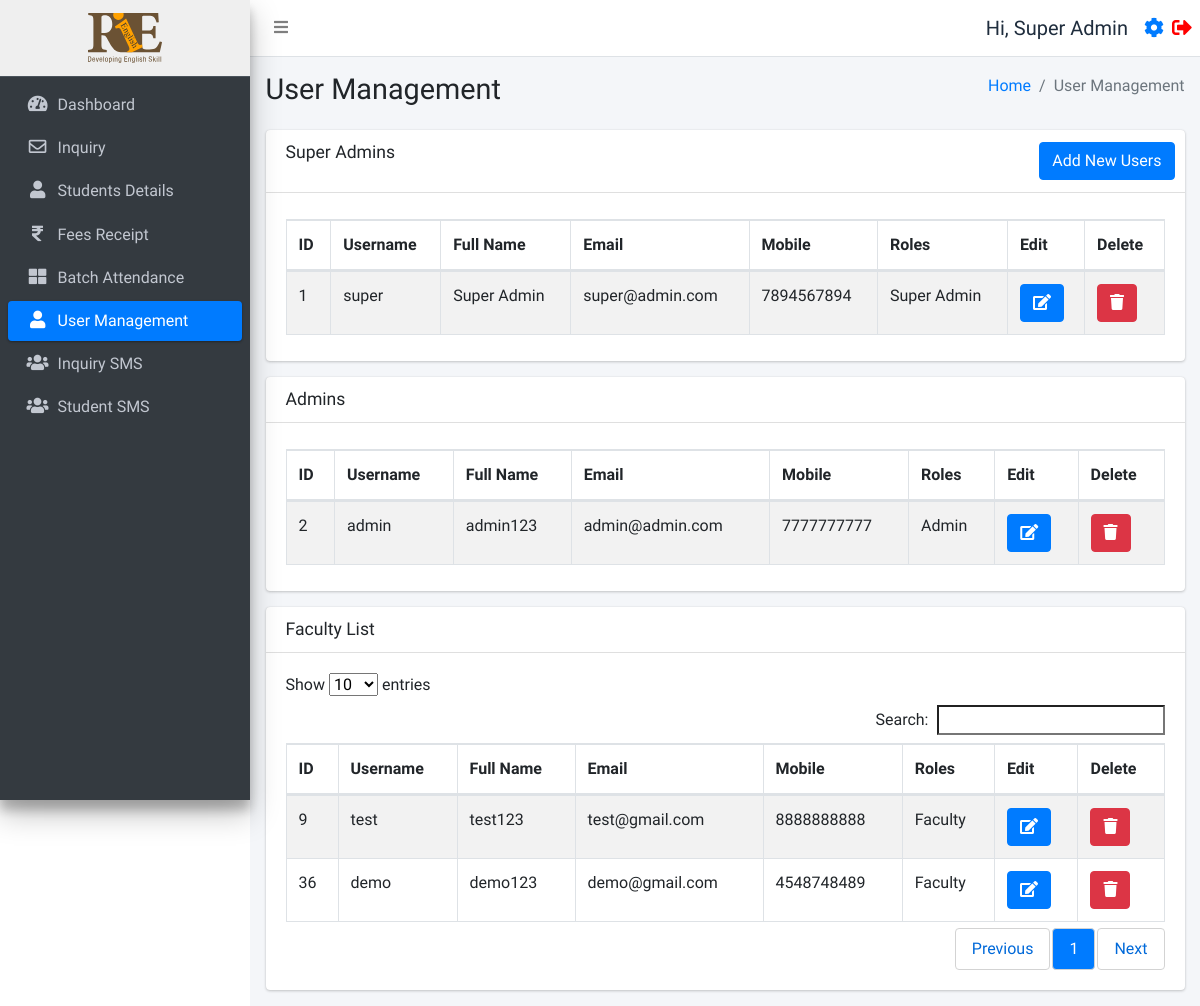
The page /user_management.php (signed in) on the database as committed earlier.
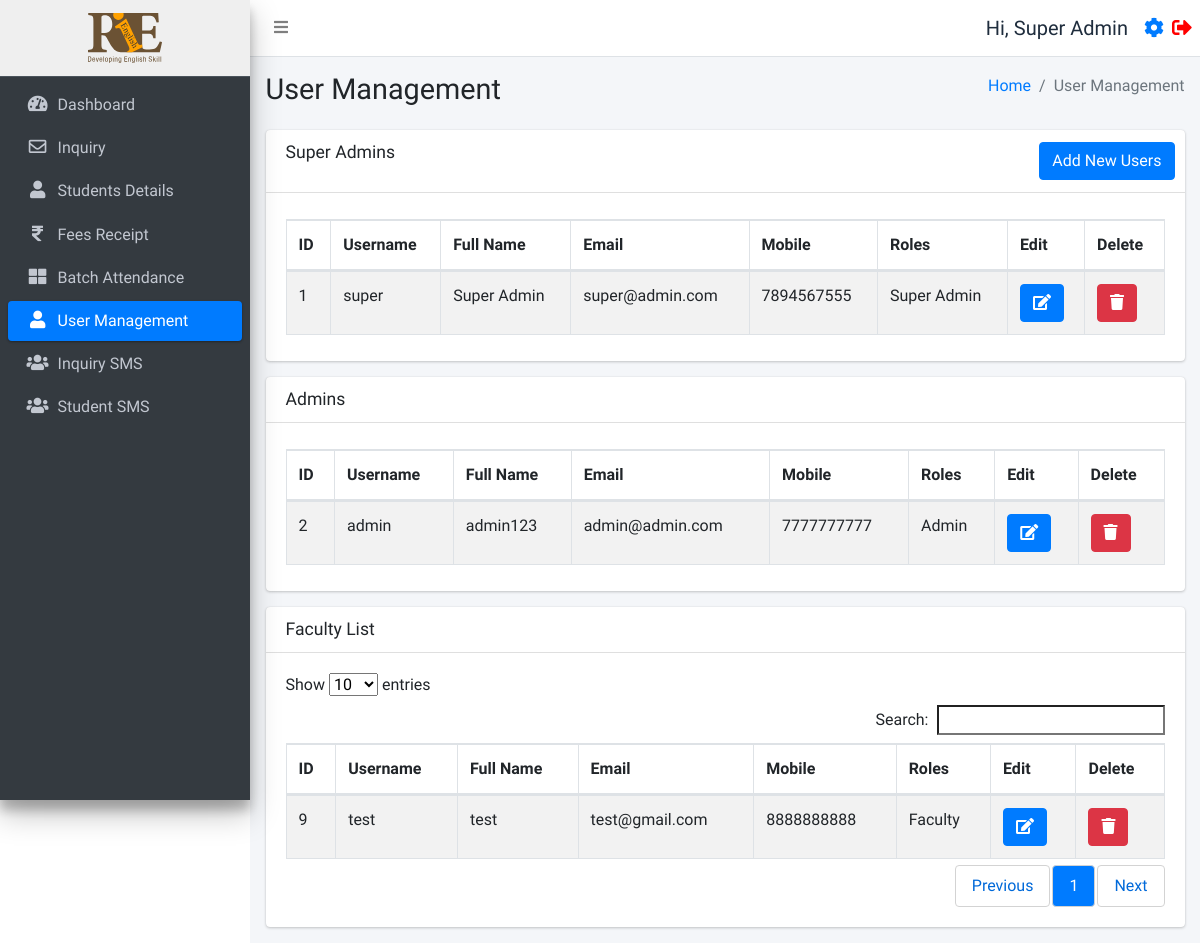
The same page on the database as committed later.
### tables this page shows
CREATE TABLE `users` (
  `id` int(11) NOT NULL,
  `username` varchar(255) NOT NULL,
  `fullname` varchar(255) NOT NULL,
  `email` varchar(255) NOT NULL,
  `mobile` varchar(15) NOT NULL,
  `password` varchar(255) NOT NULL,
  `status` int(11) NOT NULL,
  `created_at` timestamp NOT NULL DEFAULT current_timestamp()
);

### function.php (called while the page is built, shortened)
<?php
require_once('db.php');
function selectFromTable($tableName, $columns, $whereConditions) {
    global $db;
    try {
        $sql = "SELECT " . implode(', ', $columns) . " FROM $tableName";
        if (!empty($whereConditions)) {
            $sql .= " WHERE " . implode(' AND ', array_map(function ($col, $val) {
                if (is_array($val)) {
                    return "$col IN (:" . implode(", :", array_keys($val)) . ")";
                } else {
                    return "$col = :$col";
                }
            }, array_keys($whereConditions), $whereConditions));
        }
        $stmt = $db->prepare($sql);
        foreach ($whereConditions as $col => $value) {
            if (is_array($value)) {
                foreach ($value as $key => $val) {
                    $stmt->bindValue(":$key", $val);
                }
            } else {
                $stmt->bindValue(":$col", $value);
            }
        }
        $stmt->execute();
        return $stmt->fetchAll(PDO::FETCH_ASSOC);
    } catch (PDOException $e) {
        return false;
    }
}
?>

### user_management.php (the view, shortened to what the changed rows need)
<!DOCTYPE html>
<html lang="en">
<head>
</head>
<body>
<?php include('./header.php'); ?>
<?php include('./db.php'); ?>
<?php
require_once('function.php');
$userData = selectFromTable('users', ['id', 'username', 'fullname', 'email', 'mobile', 'status', 'created_at'], []);
$superAdmins = array_filter($userData, function($user) {
    return $user['status'] == 0;
});
$admins = array_filter($userData, function($user) {
    return $user['status'] == 1;
});
$faculty = array_filter($userData, function($user) {
    return $user['status'] == 2;
});
$userStatus = $_SESSION['user_status'] ?? null;
?>
<div class="content-wrapper">
    <div class="content-header">
        <div class="container-fluid">
            <div class="row mb-2">
                <div class="col-sm-6">
                    <h1 class="m-0">User Management</h1>
                </div>
            </div>
        </div>
    </div>
    <section class="content">
        <div class="container-fluid">
            <div class="row">
                <div class="col-12">
                    <?php if ($userStatus == 'super_admin'): ?>
                        <div class="card">
                            <div class="card-body">
                                <div class="table-responsive">
                                    <table id="superAdminTable" class="table table-bordered table-striped">
                                        <thead>
                                            <tr>
                                                <th>ID</th>
                                                <th>Username</th>
                                                <th>Full Name</th>
                                                <th>Email</th>
                                                <th>Mobile</th>
                                                <th>Roles</th>
                                                <th>Edit</th>
                                                <th>Delete</th>
                                            </tr>
                                        </thead>
                                        <tbody>
                                            <?php foreach ($superAdmins as $row): ?>
                                            <tr>
                                                <td><?= htmlspecialchars($row['id']) ?></td>
                                                <td><?= htmlspecialchars($row['username']) ?></td>
                                                <td><?= htmlspecialchars($row['fullname']) ?></td>
                                                <td><?= htmlspecialchars($row['email']) ?></td>
                                                <td><?= htmlspecialchars($row['mobile']) ?></td>
                                                <td>Super Admin</td>
                                                <td><a href='user_management_form.php?id=<?= htmlspecialchars($row['id']) ?>' class='btn btn-primary'><i class='fas fa-edit'></i></a></td>
                                                <td><a href='javascript:void(0);' onclick='confirmDelete(<?= $row['id'] ?>)' class='btn btn-danger'><i class='fas fa-trash'></i></a></td>
                                            </tr>
                                            <?php endforeach; ?>
                                        </tbody>
                                    </table>
                                </div>
                            </div>
                        </div>
                        <div class="card">
                            <div class="card-body">
                                <div class="table-responsive">
                                    <table id="adminTable" class="table table-bordered table-striped">
                                        <thead>
                                            <tr>
                                                <th>ID</th>
                                                <th>Username</th>
                                                <th>Full Name</th>
                                                <th>Email</th>
                                                <th>Mobile</th>
                                                <th>Roles</th>
                                                <th>Edit</th>
                                                <th>Delete</th>
                                            </tr>
                                        </thead>
                                        <tbody>
                                            <?php foreach ($admins as $row): ?>
                                            <tr>
                                                <td><?= htmlspecialchars($row['id']) ?></td>
                                                <td><?= htmlspecialchars($row['username']) ?></td>
                                                <td><?= htmlspecialchars($row['fullname']) ?></td>
                                                <td><?= htmlspecialchars($row['email']) ?></td>
                                                <td><?= htmlspecialchars($row['mobile']) ?></td>
                                                <td>Admin</td>
                                                <td><a href='user_management_form.php?id=<?= htmlspecialchars($row['id']) ?>' class='btn btn-primary'><i class='fas fa-edit'></i></a></td>
                                                <td><a href='javascript:void(0);' onclick='confirmDelete(<?= $row['id'] ?>)' class='btn btn-danger'><i class='fas fa-trash'></i></a></td>
                                            </tr>
                                            <?php endforeach; ?>
                                        </tbody>
                                    </table>
                                </div>
                            </div>
                        </div>
                        <div class="card">
                            <div class="card-body">
                                <div class="table-responsive">
                                    <table id="facultyTable" class="table table-bordered table-striped">
                                        <thead>
                                            <tr>
                                                <th>ID</th>
                                                <th>Username</th>
                                                <th>Full Name</th>
                                                <th>Email</th>
                                                <th>Mobile</th>
                                                <th>Roles</th>
                                                <th>Edit</th>
                                                <th>Delete</th>
                                            </tr>
                                        </thead>
                                        <tbody>
                                            <?php foreach ($faculty as $row): ?>
                                            <tr>
                                                <td><?= htmlspecialchars($row['id']) ?></td>
                                                <td><?= htmlspecialchars($row['username']) ?></td>
                                                <td><?= htmlspecialchars($row['fullname']) ?></td>
                                                <td><?= htmlspecialchars($row['email']) ?></td>
                                                <td><?= htmlspecialchars($row['mobile']) ?></td>
                                                <td>Faculty</td>
                                                <td><a href='user_management_form.php?id=<?= htmlspecialchars($row['id']) ?>' class='btn btn-primary'><i class='fas fa-edit'></i></a></td>
                                                <td><a href='javascript:void(0);' onclick='confirmDelete(<?= $row['id'] ?>)' class='btn btn-danger'><i class='fas fa-trash'></i></a></td>
                                            </tr>
                                            <?php endforeach; ?>
                                        </tbody>
                                    </table>
                                </div>
                            </div>
                        </div>
                    <?php endif; ?>
                </div>
            </div>
        </div>
    </section>
</div>
<?php include('./footer.php'); ?>

### header.php (shortened to what the changed rows need)
<?php
require_once 'db.php';
require_once ('function.php');
$user = selectFromTable('users', ['*'], ['id' => $_SESSION['user_id']]);
$user = $user[0];
?>
<!DOCTYPE html>
<html lang="en">
<head>
  <link rel="stylesheet" href="./plugins/fontawesome-free/css/all.min.css">
  <link rel="stylesheet" href="https://code.ionicframework.com/ionicons/2.0.1/css/ionicons.min.css">
  <link rel="stylesheet" href="./plugins/icheck-bootstrap/icheck-bootstrap.min.css">
  <link rel="stylesheet" href="https://cdn.datatables.net/1.10.19/css/dataTables.bootstrap4.min.css">
  <link rel="stylesheet" href="./asset/css/adminlte.min.css">
  <link rel="stylesheet" href="./asset/css/style.css">
</head>
<body class="hold-transition sidebar-mini layout-fixed">
  <div class="wrapper">
    <nav class="main-header navbar navbar-expand navbar-white navbar-light sticky-top">
      <ul class="navbar-nav ml-auto">
        <li class="nav-item d-flex align-items-center">
          <span class="mr-3" style="font-size:20px;">Hi, <?php echo $user['fullname']; ?></span>
          <a href="./profile.php" style="font-size:20px;" class="d-block mr-2"><i class="fas fa-cog"></i></a>
          <a href="./logout.php" style="font-size:20px;"><i class="fas fa-sign-out-alt" style="color:red"></i></a>
        </li>
      </ul>
    </nav>

Rows that differ between the two databases and show on the page:
removed users: id "36", username "demo", fullname "demo123", email "demo@gmail.com", mobile "4548748489", shown under "Faculty List"
changed users "super": mobile "7894567894" → "7894567555"
changed users "test": fullname "test123" → "test"
